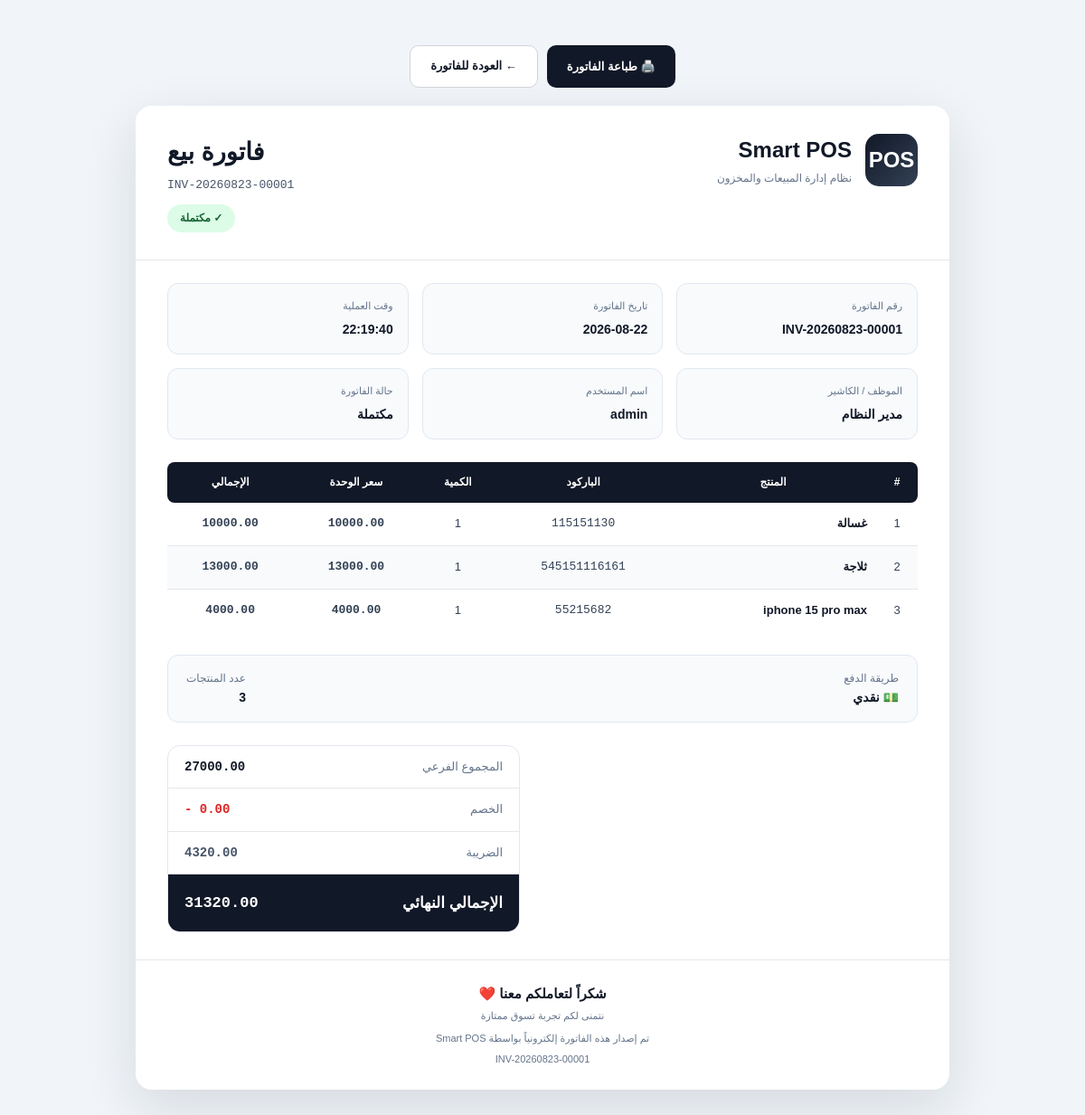
The page /invoice/6/print (signed in) on the database its author committed.
### app.py (models this page shows, shortened)
class Sale(db.Model):
    __tablename__ = "sales"
    id = db.Column(
        db.Integer,
        primary_key=True
    )
    invoice_number = db.Column(
        db.String(100),
        unique=True,
        nullable=False,
        index=True
    )
    cashier_id = db.Column(
        db.Integer,
        db.ForeignKey("users.id"),
        nullable=False
    )
    subtotal = db.Column(
        db.Numeric(12, 2),
        nullable=False,
        default=0
    )
    discount = db.Column(
        db.Numeric(12, 2),
        nullable=False,
        default=0
    )
    tax = db.Column(
        db.Numeric(12, 2),
        nullable=False,
        default=0
    )
    total = db.Column(
        db.Numeric(12, 2),
        nullable=False,
        default=0
    )
    total_cost = db.Column(
        db.Numeric(12, 2),
        nullable=False,
        default=0
    )
    profit = db.Column(
        db.Numeric(12, 2),
        nullable=False,
        default=0
    )
    payment_method = db.Column(
        db.String(50),
        nullable=False,
        default="cash"
    )
    status = db.Column(
        db.String(30),
        nullable=False,
        default="completed"
    )
    created_at = db.Column(
        db.DateTime,
        default=datetime.utcnow,
        nullable=False
    )
    cashier = db.relationship(
        "User",
        backref="sales"
    )
    items = db.relationship(
        "SaleItem",
        backref="sale",
        cascade="all, delete-orphan",
        lazy=True
    )

class User(db.Model):
    __tablename__ = "users"
    id = db.Column(db.Integer, primary_key=True)
    full_name = db.Column(
        db.String(150),
        nullable=False
    )
    username = db.Column(
        db.String(100),
        unique=True,
        nullable=False,
        index=True
    )
    password_hash = db.Column(
        db.String(255),
        nullable=False
    )
    role = db.Column(
        db.String(30),
        nullable=False,
        default="cashier"
    )
    is_active = db.Column(
        db.Boolean,
        default=True,
        nullable=False
    )
    created_at = db.Column(
        db.DateTime,
        default=datetime.utcnow,
        nullable=False
    )
    last_login = db.Column(
        db.DateTime,
        nullable=True
    )

class SaleItem(db.Model):
    __tablename__ = "sale_items"
    id = db.Column(
        db.Integer,
        primary_key=True
    )
    sale_id = db.Column(
        db.Integer,
        db.ForeignKey("sales.id"),
        nullable=False
    )
    product_id = db.Column(
        db.Integer,
        db.ForeignKey("products.id"),
        nullable=False
    )
    product_name = db.Column(
        db.String(255),
        nullable=False
    )
    barcode = db.Column(
        db.String(100),
        nullable=False
    )
    quantity = db.Column(
        db.Integer,
        nullable=False
    )
    unit_price = db.Column(
        db.Numeric(12, 2),
        nullable=False
    )
    unit_cost = db.Column(
        db.Numeric(12, 2),
        nullable=False
    )
    subtotal = db.Column(
        db.Numeric(12, 2),
        nullable=False
    )
    profit = db.Column(
        db.Numeric(12, 2),
        nullable=False
    )
    product = db.relationship(
        "Product"
    )

### app.py (the view)
@app.route(
    "/invoice/<int:sale_id>/print"
)
@login_required
def print_invoice(sale_id):
    sale = db.session.get(
        Sale,
        sale_id
    )
    if not sale:
        abort(404)
    response = make_response(
        render_template(
            "invoice_print.html",
            sale=sale
        )
    )
    response.headers[
        "Content-Type"
    ] = "text/html; charset=utf-8"
    return response

### app.py (called while the page is built, shortened)
def current_user():
    user_id = session.get("user_id")
    if not user_id:
        return None
    return db.session.get(User, user_id)

def login_required(view):
    @wraps(view)
    def wrapped_view(*args, **kwargs):
        user = current_user()
        return view(*args, **kwargs)
    return wrapped_view

@app.context_processor
def inject_global_data():
    user = current_user()
    return {
        "current_user": user,
        "current_year": datetime.now().year
    }

### templates/invoice_print.html (shortened to what this page needs)
<!DOCTYPE html>
<html lang="ar" dir="rtl">
<head>
</head>
<body>
<div class="print-wrapper">
    <div class="print-actions">
        <button
            type="button"
            class="print-btn"
            onclick="window.print()"
        >
            🖨️ طباعة الفاتورة
        </button>
        <a
            href="{{ url_for('invoice', sale_id=sale.id) }}"
            class="back-btn"
        >
            ← العودة للفاتورة
        </a>
    </div>
    <main class="invoice-paper">
        <header class="invoice-header">
            <div class="brand">
                <div class="brand-logo">
                    POS
                </div>
                <div class="brand-info">
                    <h1>
                        Smart POS
                    </h1>
                    <p>
                        نظام إدارة المبيعات والمخزون
                    </p>
                </div>
            </div>
            <div class="invoice-meta">
                <h2>
                    فاتورة بيع
                </h2>
                <div class="invoice-number">
                    {{ sale.invoice_number }}
                </div>
                {% if sale.status == "completed" %}
                    <span
                        class="status-badge status-completed"
                    >
                        ✓ مكتملة
                    </span>
                {% else %}
                    <span
                        class="status-badge status-other"
                    >
                        {{ sale.status }}
                    </span>
                {% endif %}
            </div>
        </header>
        <section class="invoice-info">
            <div class="info-card">
                <span class="info-label">
                    رقم الفاتورة
                </span>
                <span class="info-value">
                    {{ sale.invoice_number }}
                </span>
            </div>
            <div class="info-card">
                <span class="info-label">
                    تاريخ الفاتورة
                </span>
                <span class="info-value">
                    {{ sale.created_at.strftime("%Y-%m-%d") }}
                </span>
            </div>
            <div class="info-card">
                <span class="info-label">
                    وقت العملية
                </span>
                <span class="info-value">
                    {{ sale.created_at.strftime("%H:%M:%S") }}
                </span>
            </div>
            <div class="info-card">
                <span class="info-label">
                    الموظف / الكاشير
                </span>
                <span class="info-value">
                    {% if sale.cashier %}
                        {{ sale.cashier.full_name }}
                    {% else %}
                        غير محدد
                    {% endif %}
                </span>
            </div>
            <div class="info-card">
                <span class="info-label">
                    اسم المستخدم
                </span>
                <span class="info-value">
                    {% if sale.cashier %}
                        {{ sale.cashier.username }}
                    {% else %}
                        -
                    {% endif %}
                </span>
            </div>
            <div class="info-card">
                <span class="info-label">
                    حالة الفاتورة
                </span>
                <span class="info-value">
                    {% if sale.status == "completed" %}
                        مكتملة
                    {% elif sale.status == "cancelled" %}
                        ملغاة
                    {% else %}
                        {{ sale.status }}
                    {% endif %}
                </span>
            </div>
        </section>
        <section class="items-section">
            <table class="items-table">
                <thead>
                    <tr>
                        <th>
                            #
                        </th>
                        <th>
                            المنتج
                        </th>
                        <th>
                            الباركود
                        </th>
                        <th>
                            الكمية
                        </th>
                        <th>
                            سعر الوحدة
                        </th>
                        <th>
                            الإجمالي
                        </th>
                    </tr>
                </thead>
                <tbody>
                    {% if sale.items %}
                        {% for item in sale.items %}
                            <tr>
                                <td>
                                    {{ loop.index }}
                                </td>
                                <td class="product-name">
                                    {{ item.product_name }}
                                </td>
                                <td class="barcode">
                                    {{ item.barcode }}
                                </td>
                                <td>
                                    {{ item.quantity }}
                                </td>
                                <td class="price">
                                    {{ "%.2f"|format(item.unit_price|float) }}
                                </td>
                                <td class="price">
                                    {{ "%.2f"|format(item.subtotal|float) }}
                                </td>
                            </tr>
                        {% endfor %}
                    {% endif %}
                </tbody>
            </table>
        </section>
        <div class="payment-box">
            <div>
                <div class="payment-title">
                    طريقة الدفع
                </div>
                <div class="payment-method">
                    {% if sale.payment_method == "cash" %}
                        💵 نقدي
                    {% elif sale.payment_method == "card" %}
                        💳 بطاقة
                    {% elif sale.payment_method == "bank" %}
                        🏦 تحويل بنكي
                    {% elif sale.payment_method == "wallet" %}
                        📱 محفظة إلكترونية
                    {% else %}
                        {{ sale.payment_method }}
                    {% endif %}
                </div>
            </div>
            <div>
                <div class="payment-title">
                    عدد المنتجات
                </div>
                <div class="payment-method">
                    {{ sale.items|length }}
                </div>
            </div>
        </div>
        <section class="summary-section">
            <div class="summary">
                <div class="summary-row">
                    <span class="summary-label">
                        المجموع الفرعي
                    </span>
                    <span class="summary-value">
                        {{ "%.2f"|format(sale.subtotal|float) }}
                    </span>
                </div>
                <div class="summary-row">
                    <span class="summary-label">
                        الخصم
                    </span>
                    <span
                        class="summary-value discount-value"
                    >
                        - {{ "%.2f"|format(sale.discount|float) }}
                    </span>
                </div>
                <div class="summary-row">
                    <span class="summary-label">
                        الضريبة
                    </span>
                    <span
                        class="summary-value tax-value"
                    >
                        {{ "%.2f"|format(sale.tax|float) }}
                    </span>
                </div>
                <div class="summary-row total-row">
                    <span class="summary-label">
                        الإجمالي النهائي
                    </span>
                    <span class="summary-value">
                        {{ "%.2f"|format(sale.total|float) }}
                    </span>
                </div>
            </div>
        </section>
        <footer class="invoice-footer">
            <div class="thank-you">
                شكراً لتعاملكم معنا ❤️
            </div>
            <div>
                نتمنى لكم تجربة تسوق ممتازة
            </div>
            <div style="margin-top: 7px;">
                تم إصدار هذه الفاتورة إلكترونياً بواسطة
                Smart POS
            </div>
            <div style="margin-top: 5px;">
                {{ sale.invoice_number }}
            </div>
        </footer>
    </main>
</div>
</body>
</html>

### rows shown on the page
Sale: invoice_number "INV-20260823-00001", created_at "2026-08-22", created_at "22:19:40", subtotal "27000.00", discount "0.00", tax "4320.00", total "31320.00"
User: cashier.full_name "مدير النظام", cashier.username "admin"
SaleItem: product_name "غسالة", barcode "115151130", quantity "1", unit_price "10000.00", subtotal "10000.00"
SaleItem: product_name "ثلاجة", barcode "545151116161", quantity "1", unit_price "13000.00", subtotal "13000.00"
SaleItem: product_name "iphone 15 pro max", barcode "55215682", quantity "1", unit_price "4000.00", subtotal "4000.00"

### other values the page prints
{{ sale.items|length }} "3"
